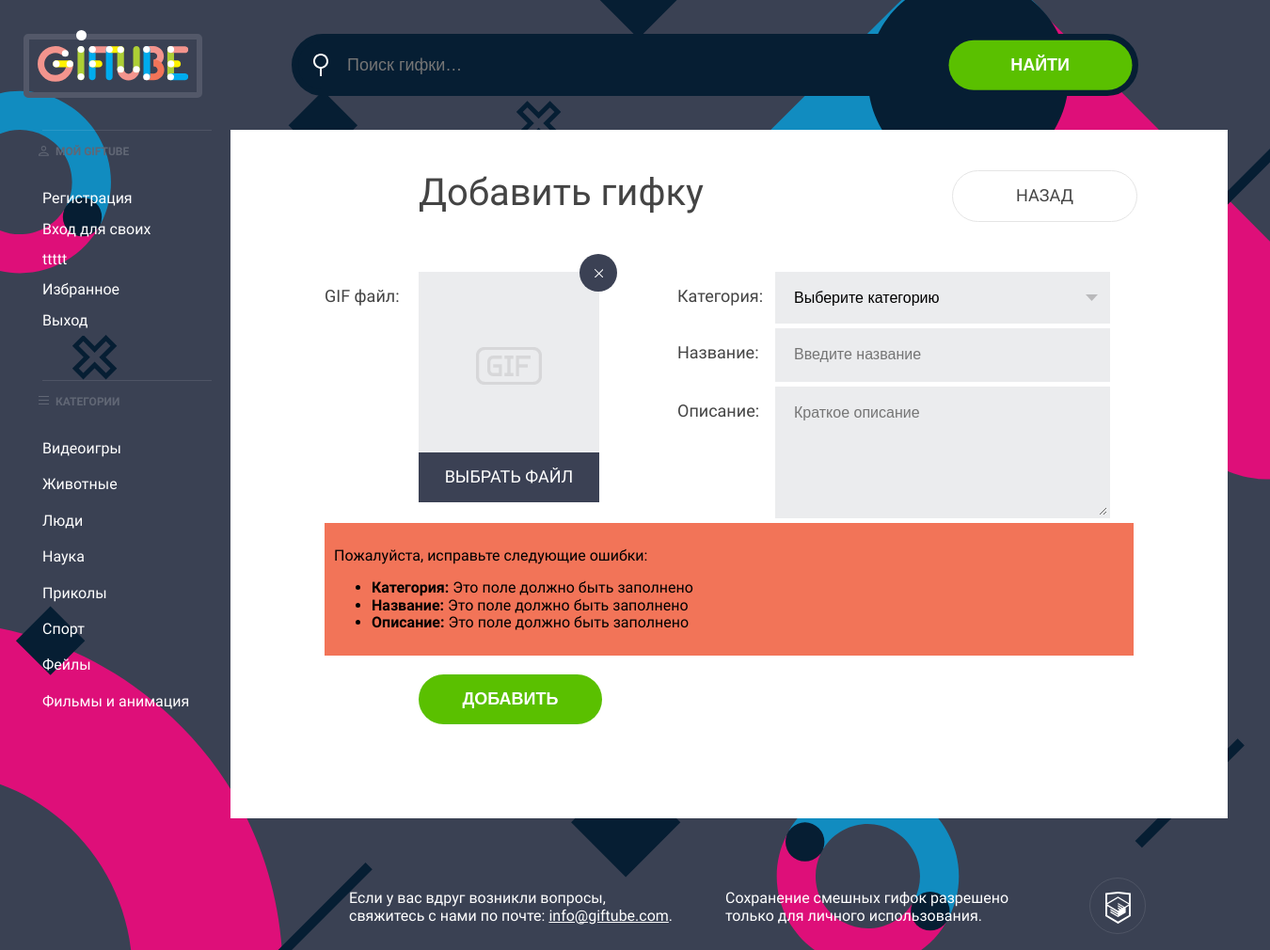
The page /add.php on the database its author committed.
### tables this page shows
CREATE TABLE categories (
  id            INT AUTO_INCREMENT PRIMARY KEY,
  name          CHAR(128) NOT NULL
);

### functions.php (called while the page is built, shortened)
<?php
function include_template($name, array $data = []) {
    $name = 'templates/' . $name;
    extract($data);
    require $name;
    $result = ob_get_clean();
    return $result;
}

### templates/add-form.php (the view, shortened to what this page needs)
<form class="form" action="" method="post" enctype="multipart/form-data">
    <div class="form__columns">
        <div class="form__column form__column--short">
            <div class="form__row">
                <label class="form__label" for="preview">GIF файл:</label>
                <div class="upload">
                    <div class="preview">
                        <button class="preview__remove" type="button">Удалить</button>
                        <img class="preview__img" src="img/no-pic.png" alt="" width="192" height="192">
                    </div>
                    <div class="form__input-file">
                        <label for="preview" class="">
                            <span>Выбрать файл</span>
                        </label>
                    </div>
                </div>
            </div>
        </div>
        <div class="form__column">
            <div class="form__row">
                <label class="form__label" for="category">Категория:</label>
                <select class="form__input form__input--select " name="gif[category]" id="category">
                    <option value="">Выберите категорию</option>
                </select>
            </div>
            <div class="form__row">
                <label class="form__label" for="name">Название:</label>
                <input class="form__input " type="text" name="gif[title]" id="name" value="" placeholder="Введите название">
            </div>
            <div class="form__row">
                <label class="form__label" for="description">Описание:</label>
                <textarea class="form__input " name="gif[description]" id="description" rows="5" cols="80" placeholder="Краткое описание"></textarea>
            </div>
        </div>
    </div>
    <div class="form__errors">
        <p>Пожалуйста, исправьте следующие ошибки:</p>
        <ul>
            <li><strong>Категория:</strong> Это поле должно быть заполнено</li>
            <li><strong>Название:</strong> Это поле должно быть заполнено</li>
            <li><strong>Описание:</strong> Это поле должно быть заполнено</li>
        </ul>
    </div>
    <div class="form__controls">
        <input class="button form__control" type="submit" name="" value="Добавить">
    </div>
</form>

### templates/layout.php (shortened to what this page needs)
<!DOCTYPE html>
<html lang="ru">
<head>
    <link rel="stylesheet" href="../css/normalize.css">
    <link rel="stylesheet" href="../css/style.css">
    <link rel="stylesheet" href="../css/custom.css">
</head>
<body>
    <div class="container">
        <header class="main-header">
            <a class="logo" href="/index.php">
                <img class="logo__img" src="../img/logotype.svg" alt="Giftube" width="160" height="38">
            </a>
            <form class="search" action="/search.php" method="get">
                <div class="search__control">
                    <input class="search__text" type="text" name="q" value="" placeholder="Поиск гифки…">
                    <div class="search__submit">
                        <input class="button" type="submit" name="" value="Найти">
                    </div>
                </div>
            </form>
        </header>
        <div class="main-content">
            <section class="navigation">
                <div class="navigation__item">
                    <h3 class="navigation__title navigation__title--account">Мой Giftube</h3>
                    <nav class="navigation__links">
                        <a href="/signup.php">Регистрация</a>
                        <a href="/signin.php">Вход для своих</a>
                    </nav>
                    <nav class="navigation__links">
                        <a href="javascript:;">ttttt</a>
                        <a href="/favorites.php">Избранное</a>
                        <a href="/logout">Выход</a>
                    </nav>
                </div>
                <div class="navigation__item">
                    <h3 class="navigation__title navigation__title--list">Категории</h3>
                    <nav class="navigation__links">
                        <?php foreach ($categories as $category): ?>
                            <a href="/"><?= $category['name']; ?></a>
                        <?php endforeach; ?>
                    </nav>
                </div>
            </section>
            <main class="content"><?= $content; ?></main>
        </div>
        <footer class="main-footer">
            <div class="main-footer__col">Если у вас вдруг возникли вопросы, свяжитесь с нами по почте: <a href="mailto:info@giftube.com">info@giftube.com</a>.</div>
            <div class="main-footer__col">Сохранение смешных гифок разрешено только для личного использования.</div>
            <div class="main-footer__col main-footer__col--short">
                <a class="copyright-logo" href="/"><img src="img/htmlacademy.svg" alt="" width="27" height="34"></a>
            </div>
        </footer>
    </div>
</body>
</html>

### css/custom.css (style rules this page uses)
.form__errors { margin-bottom: 20px; padding: 10px; text-align: left; color: #000000; background-color: #f27458; }

### rows shown on the page
categories: name "Видеоигры"
categories: name "Животные"
categories: name "Люди"
categories: name "Наука"
categories: name "Приколы"
categories: name "Спорт"
categories: name "Фейлы"
categories: name "Фильмы и анимация"

### other values the page prints
$title "Добавить гифку"
